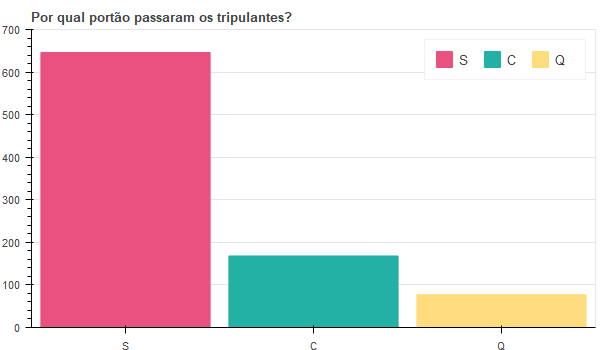
#> input picture bokeh_bar.png, 600 x 350 px
$ jupyter execute --allow-errors A_complete_data_visualization_with_python.ipynb   (shell and % lines are left out)   (older library calls are emulated)
#> lines starting #> are read from the running program, lines starting #| are printed output that depends on the picture
<h1>Exploratory Data Analysis</h1>

Se você não conhece a biblioteca Pandas ou a Numpy, ou tiver alguma dificuldade com os códigos desse projeto, leia os tutoriais no site:<br/>
https://github.com/leandrocl2005/Curso-basico-de-Python-para-cientistas-de-dados

In statistics, exploratory data analysis (EDA) is an approach to analyzing data sets to summarize their main characteristics, often with visual methods. (Wikipedia)

Personalidades: John Tukey (criador do Box Plot) e Hans Rosling (Gapminder).

<h3>Fontes:</h3>
<ul>
    <li>https://seaborn.pydata.org/examples/index.html</li>
    <li>https://matplotlib.org/gallery.html</li>
    <li>https://bokeh.pydata.org/en/latest/docs/gallery.html</li>
    <li>https://plot.ly/python/</li>
</ul>

<h3>Qual gráfico escolher?</h3>
</img>

<h3>5 simples e bem usados:</h3>
<ul>
    <li>Linha</li>
    <li>Barra</li>
    <li>Dispersão</li>
    <li>Box Plot</li>
    <li>Histograma</li>
</ul>
Fonte: https://towardsdatascience.com/5-quick-and-easy-data-visualizations-in-python-with-code-a2284bae952f

<h3>Outros tipos de gráficos</h3>
</img>

<h3>Bibliotecas para esse projeto</h3>

[cell 1]
import warnings
warnings.filterwarnings('ignore')

import pandas as pd
import numpy as np
import scipy

from statsmodels.graphics.mosaicplot import mosaic

import matplotlib.pyplot as plt
import matplotlib.mlab as mlab
import matplotlib.image as mpimg

import seaborn as sns

from bokeh.plotting import figure, show
from bokeh.io import output_notebook, curdoc, output_file, export_png
from bokeh.models import ColumnDataSource, HoverTool
from bokeh.models.widgets import Tabs, Panel, Slider, TextInput
from bokeh.layouts import gridplot, row, column, widgetbox

from sklearn import datasets

<h3>Os datasets</h3>

Para essa primeira parte ilustraremos códigos de gráficos de barra, linha, dispersão, além de histogramas e boxplots utilizando os pacotes mais famosos Matplotlib, Seaborn, Plotly e Bokeh. Os datasets escolhidos para esse trabalho serão o Titanic (df) e Iris (iris).

<h4>Titanic</h4>

#> (a cell that did not finish here is left out)

<h4>Iris</h4>

[cell 3]
iris = datasets.load_iris()
X = iris.data
y = iris.target
iris = pd.DataFrame(X, columns=iris.feature_names)
iris['Species'] = y

<h2>Gráfico de linha</h2>

<h3>Gráfico de linha no matplotlib</h3>

#> (a cell that did not finish here is left out)

<h3>Gráfico de linha no seaborn</h3>

[cell 5]
# gráfico da função de cumulação
plt.rcdefaults()

sns.set_style("whitegrid")

#> (the rest of this cell did not finish here and is left out)

Muito parecido com o gráfico de linha, existe o gráfico de ponto para visualização de padrões em dados categóricos.

[cell 6]
plt.rcdefaults()

sns.set_style("darkgrid")

#> (the rest of this cell did not finish here and is left out)

<h3>Gráfico de linha no Bokeh</h3>

[cell 7]
output_notebook()

p = figure(plot_width=400, plot_height=400)

# add a line renderer
#> (the rest of this cell did not finish here and is left out)

<h2>Gráfico de barras</h2>

<h3>Exemplos de gráficos de barra no matplotlib</h3>

Bom para visualizações de dados categóricos. No nosso dataset temos dois tipos de dados categóricos: Sex (sexo) e Embarked (Portão de embarque).

#> (a cell that did not finish here is left out)

[cell 9]
plt.rcdefaults()
fig, ax = plt.subplots()

# Example data
embarked = ('S', 'C', 'Q')
y_pos = np.arange(len(embarked))
performance = [646,168,77]

ax.barh(y_pos, performance, align='center',color='green')

ax.set_yticks(y_pos)
ax.set_yticklabels(embarked)
ax.invert_yaxis()  # labels read top-to-bottom
ax.set_xlabel('Número de pessoas')
ax.set_ylabel('Portões')
ax.set_title('Por qual portão passaram os tripulantes?')

plt.show()
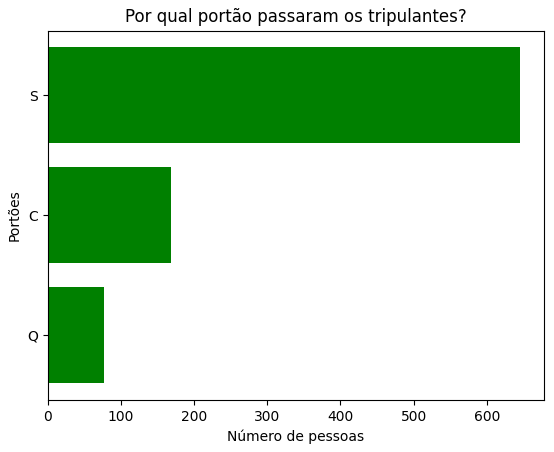
#> figure drawn by matplotlib, 1 panel

Uma alternativa ao gráfico de barras é o gráfico de pizza.

[cell 10]
labels = ('S', 'C', 'Q')
sizes = [646,168,77]
explode = (0.1, 0, 0)  # only "explode" the 1nd slice (i.e. 'S')

fig1, ax1 = plt.subplots()
ax1.pie(sizes, explode=explode, labels=labels, autopct='%1.1f%%',
        shadow=True, startangle=90)
ax1.axis('equal')  # Equal aspect ratio ensures that pie is drawn as a circle.

plt.show()
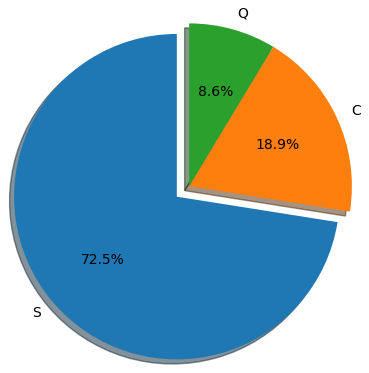
#> figure drawn by matplotlib, 1 panel

No próximo exemplo um gráfico de barra horizontal.

#> (a cell that did not finish here is left out)

#> (a cell that did not finish here is left out)

Como escolher as cores:<br/>
https://blog.graphiq.com/finding-the-right-color-palettes-for-data-visualizations-fcd4e707a283<br/>
http://colorhunt.co/

[cell 13]
plt.rcdefaults()
fig, ax = plt.subplots()

x = np.arange(3)
males = [441,95,41]
females = [205,73,36]
width = 0.25

ax.bar(x, males, width, color='#3a0088', label="Masculino")
ax.bar(x + width, females, width, color='#930077', label="Feminino")

ax.set_xticks(x + width)
ax.set_xticklabels(['S', 'C', 'Q'])
ax.set_xlabel("Portões")
ax.set_ylabel("Número de pessoas")
ax.set_title("Por qual portão passaram os tripulantes?")
ax.legend(loc = 'upper right')

plt.show()
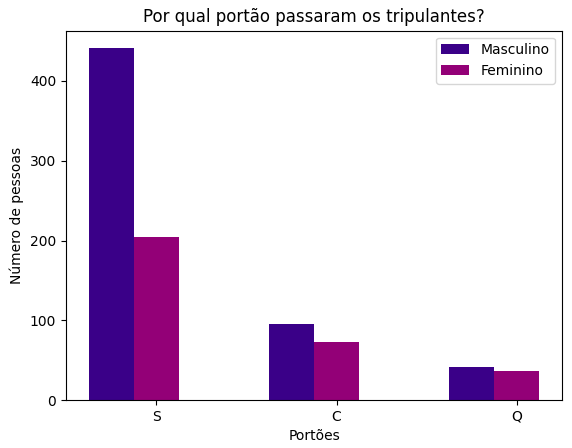
#> figure drawn by matplotlib, 1 panel; tallest bar 441 high, from x = -0.125 to 0.125; tallest bar 205 high, from x = 0.125 to 0.375

[cell 14]
plt.rcdefaults()

N = 3
males = [441,95,41]
females = [205,73,36]
ind = np.arange(N)    # the x locations for the groups
width = 0.35       # the width of the bars: can also be len(x) sequence

p1 = plt.bar(ind, males, width, color='#3a0088')
p2 = plt.bar(ind, females, width, color='#930077', bottom=males)

plt.ylabel('Número de pessoas')
plt.title('Por qual portão passaram os tripulantes?')
plt.xticks(ind, ('S', 'C', 'Q'))
plt.yticks(np.arange(0, 700, 100))
plt.legend((p1[0], p2[0]), ('Masculino', 'Feminino'))

plt.show()
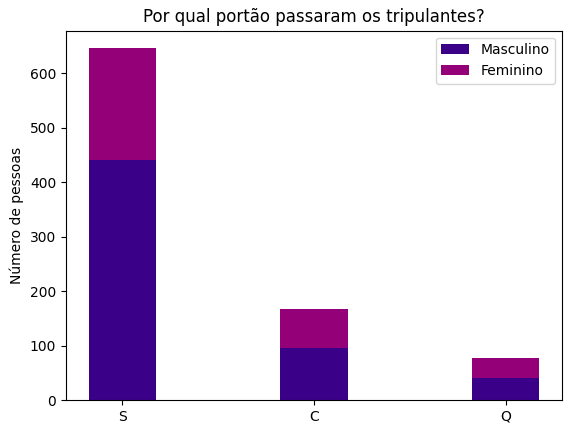
#> figure drawn by matplotlib, 1 panel; tallest bar 441 high, from x = -0.175 to 0.175; tallest bar 205 high, from x = -0.175 to 0.175

<h3>Exemplos de gráficos de barra no Seaborn</h3>

Fonte: https://seaborn.pydata.org/generated/seaborn.barplot.html

Observe que no próximo gráfico podemos visualizar 4 características do conjunto de dados simultaneamente, sendo 3 categóricas e uma inteira.

[cell 15]
plt.rcdefaults()

#> (the rest of this cell did not finish here and is left out)

[cell 16]
plt.rcdefaults()

#> (the rest of this cell did not finish here and is left out)

[cell 17]
plt.rcdefaults()

#> (the rest of this cell did not finish here and is left out)

<h3>Gráfico de barras no Bokeh</h3>

[cell 18]
output_notebook()

[cell 19]
portoes = ['S', 'C', 'Q']
counts = [646,168,77]

source = ColumnDataSource(data=dict(portoes=portoes, counts=counts, color=['#e95280','#23b1a5','#ffdd7e']))

p = figure(x_range=portoes, y_range=(0,700), plot_height=350, title="Por qual portão passaram os tripulantes?",
           toolbar_location=None, tools="")

p.vbar(x='portoes', top='counts', width=0.9, color='color', legend="portoes", source=source)

p.xgrid.grid_line_color = None
p.legend.orientation = "horizontal"
p.legend.location = "top_right"

[cell 20]
# just for display in github
export_png(p, filename="bokeh_bar.png")
img=mpimg.imread('bokeh_bar.png')
#> img is the input picture: shape (350, 600, 4) float32; mean R, G, B, A 0.918, 0.814, 0.841, 0.998
plt.axis('off')
plt.imshow(img)

<h2>Gráficos de dispersão</h2>

<h3>Gráfico de dispersão com o matplotblib</h3>

[cell 21]
plt.rcdefaults()

colors = 50*['red']+50*['green']+50*['blue']
area = iris['petal length (cm)']*15

xdata = iris['sepal length (cm)']
ydata = iris['sepal width (cm)']

plt.scatter(x=xdata, y=ydata, s=area, c=colors, alpha=0.5)
plt.title('Iris data')
plt.xlabel('Sepal length (cm)')
plt.ylabel('Sepal width (cm)')

# anotações: https://matplotlib.org/users/annotations.html#annotating-with-text-with-box
bbox_props_setosa = dict(boxstyle="square,pad=0.1", fc="red", ec="r", lw=2, alpha=0.4)
plt.annotate('setosa',xy=(4.5,3.7),size=10,bbox=bbox_props_setosa)
bbox_props_virginica = dict(boxstyle="square,pad=0.1", fc="blue", ec="b", lw=2, alpha=0.4)
plt.annotate('virginica',xy=(7.25,3.4),size=10, bbox=bbox_props_virginica)
bbox_props_versicolor = dict(boxstyle="square,pad=0.1", fc="green", ec="g", lw=2, alpha=0.4)
plt.annotate('versicolor',xy=(5.3,2.1),size=10, bbox=bbox_props_versicolor)

plt.show()
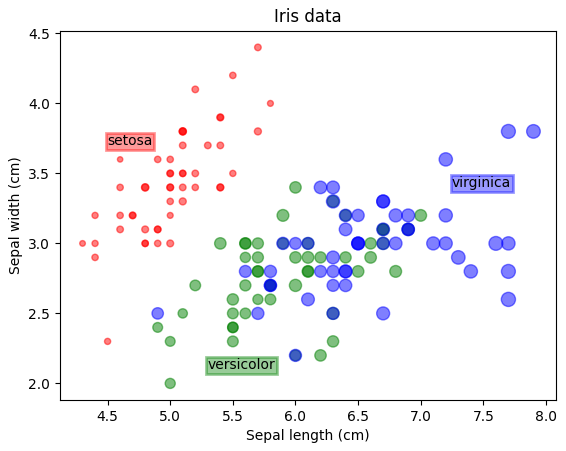
#> figure drawn by matplotlib, 1 panel

<h3>Gráfico de dispersão com o Seaborn</h3>

[cell 22]
plt.rcdefaults()

iris['Species'] = 50*['Setosa'] + 50*['Virginica'] + 50*['Versicolor']

# Escolhendo as cores
flatui = ["#9b59b6", "#3498db", "#95a5a6", "#e74c3c", "#34495e", "#2ecc71"]

# criando gráfico para visualização de relações de 2 a 2 features
sns.pairplot(iris,
             hue='Species',
             palette=flatui,
             vars = [
                 'sepal length (cm)',
                 'sepal width (cm)',
                 'petal length (cm)',
                 'petal width (cm)'
             ],
             size=3,
             diag_kind="kde") # can be hist

plt.show()
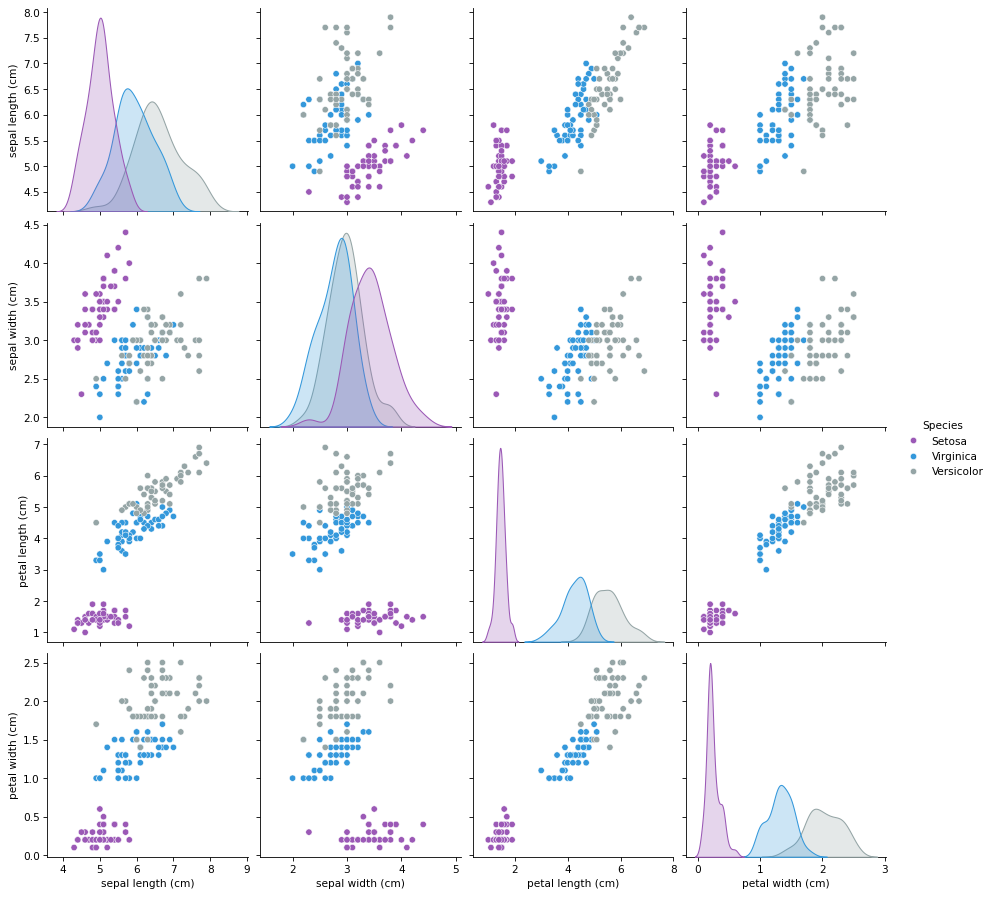
#> figure drawn by matplotlib, 16 panels

Possível fazer gráficos já com regressão linear:

[cell 23]
ax = sns.regplot(x="petal length (cm)", y="petal width (cm)", data=iris)
ax.set_title("Species of Iris")
plt.show()
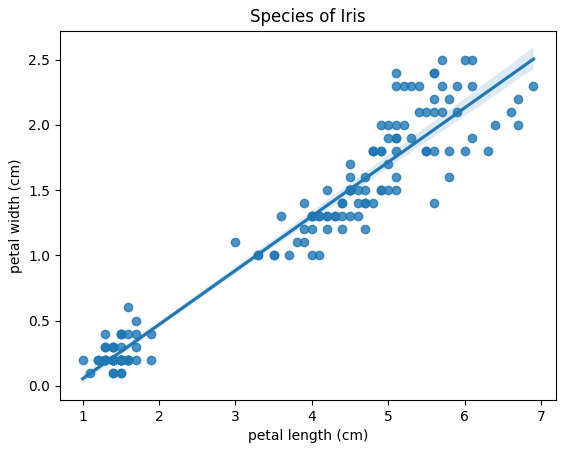
#> figure drawn by matplotlib, 1 panel; curve peaks at x = 6.9, y = 2.51

<h3>Gráfico de Dispersão no Bokeh</h3>

[cell 24]
output_notebook()

[cell 25]
p = figure(title="Gráfico de dispersão: Idade vs Tarifa",
           x_axis_label='Idade',
           y_axis_label='Tarifa')

#> (the rest of this cell did not finish here and is left out)

[cell 26]
# just for display in github
export_png(p, filename="bokeh_scatter1.png")
img=mpimg.imread('bokeh_scatter1.png')
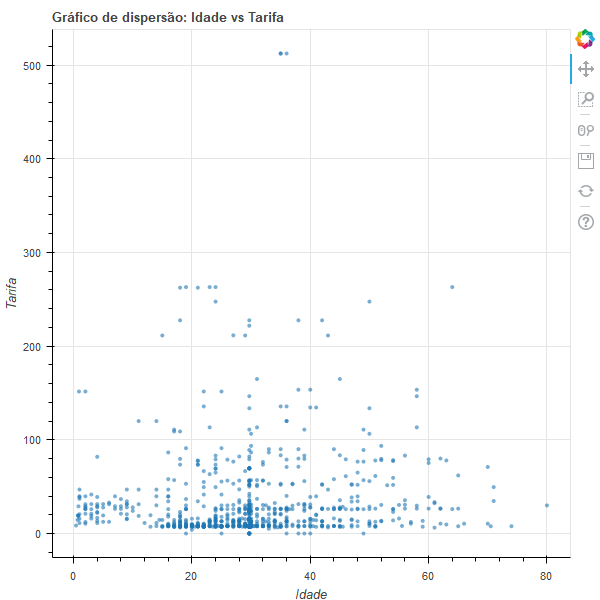
#> input picture bokeh_scatter1.png, 600 x 600 px
#> img is the input picture: shape (600, 600, 4) float32; mean R, G, B, A 0.981, 0.985, 0.988, 0.998
plt.axis('off')
plt.imshow(img)

[cell 27]
colormap = {'Setosa': 'red', 'Versicolor': 'green', 'Virginica': 'blue'}
iris['color'] = iris['Species'].map(lambda x: colormap[x])

p = figure(title = "Iris Morphology", tools='box_select,lasso_select,pan,wheel_zoom,box_zoom,reset')
p.xaxis.axis_label = 'Petal Length'
p.yaxis.axis_label = 'Petal Width'

p.circle(iris["petal length (cm)"],
         iris["petal width (cm)"],
         color=iris["color"],
         selection_color='#9b59b6',
         nonselection_fill_alpha=0.2,
         nonselection_fill_color='grey',
         fill_alpha=0.2,
         size=10)

# just for display in github
export_png(p, filename="bokeh_scatter2.png")
img=mpimg.imread('bokeh_scatter2.png')
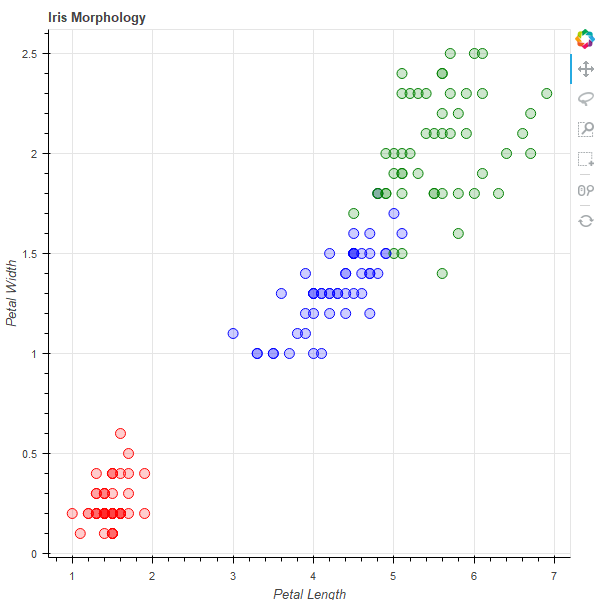
#> input picture bokeh_scatter2.png, 600 x 600 px
#> img is the input picture: shape (600, 600, 4) float32; mean R, G, B, A 0.982, 0.982, 0.984, 0.998
plt.axis('off')
plt.imshow(img)
